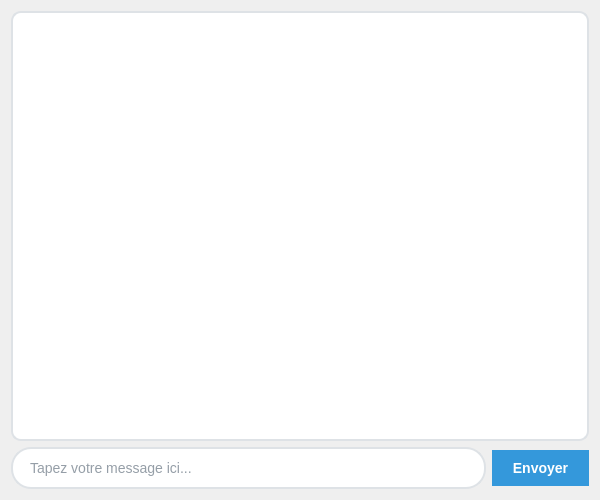
<?xml version="1.0" encoding="UTF-8"?>
<ui version="4.0">
 <class>ChatbotDialog</class>
 <widget class="QDialog" name="ChatbotDialog">
  <property name="geometry">
   <rect>
    <x>0</x>
    <y>0</y>
    <width>600</width>
    <height>500</height>
   </rect>
  </property>
  <property name="windowTitle">
   <string>🤖 Assistant Client</string>
  </property>
  <property name="styleSheet">
   <string notr="true">QDialog {
    background: qlineargradient(x1:0, y1:0, x2:1, y2:1,
                               stop:0 #dfe6e9, stop:1 #b2bec3);
}
QTextEdit {
    background-color: #ffffff;                    /* Blanc solide */
    color: #2c3e50;                              /* Texte foncé */
    border: 2px solid #dee2e6;
    border-radius: 10px;
    padding: 10px;
    font-size: 14px;
}

QTextEdit:focus {
    border-color: #3498db;
}

QLineEdit {
    background-color: #ffffff;                    /* Blanc solide */
    color: #2c3e50;                              /* Texte foncé */
    border: 2px solid #dee2e6;
    border-radius: 20px;
    padding: 10px 15px;
    font-size: 14px;
}

QLineEdit:focus {
    border-color: #3498db;
    background-color: #ffffff;
}

QPushButton {
    background-color: #3498DB;
    color: white;
    border: none;
    border-radius: 20px;
    padding: 10px 20px;
    font-weight: bold;
    font-size: 14px;
}

QPushButton:hover {
    background-color: #2980B9;
}

QPushButton:pressed {
    background-color: #21618C;
}

.message {
    margin: 10px 0;
    padding: 12px;
    border-radius: 15px;
    max-width: 80%;
}

.user-message {
    background-color: #3498DB;
    color: white;
    margin-left: auto;
    border-bottom-right-radius: 5px;
}

.bot-message {
    background-color: #E9ECEF;
    color: #2C3E50;
    margin-right: auto;
    border-bottom-left-radius: 5px;
}

.sender {
    font-size: 12px;
    opacity: 0.8;
    margin-bottom: 5px;
}

.time {
    font-size: 10px;
    opacity: 0.6;
}

.content {
    font-size: 14px;
    line-height: 1.4;
}</string>
  </property>
  <layout class="QVBoxLayout" name="verticalLayout">
   <item>
    <widget class="QTextEdit" name="chatDisplay">
     <property name="html">
      <string>&lt;!DOCTYPE HTML PUBLIC &quot;-//W3C//DTD HTML 4.0//EN&quot; &quot;http://www.w3.org/TR/REC-html40/strict.dtd&quot;&gt;
&lt;html&gt;&lt;head&gt;&lt;meta name=&quot;qrichtext&quot; content=&quot;1&quot; /&gt;&lt;style type=&quot;text/css&quot;&gt;
p, li { white-space: pre-wrap; }
&lt;/style&gt;&lt;/head&gt;&lt;body style=&quot; font-family:'Arial'; font-size:14px; font-weight:400; font-style:normal;&quot;&gt;
&lt;p style=&quot;-qt-paragraph-type:empty; margin-top:0px; margin-bottom:0px; margin-left:0px; margin-right:0px; -qt-block-indent:0; text-indent:0px;&quot;&gt;&lt;br /&gt;&lt;/p&gt;&lt;/body&gt;&lt;/html&gt;</string>
     </property>
     <property name="readOnly">
      <bool>true</bool>
     </property>
    </widget>
   </item>
   <item>
    <layout class="QHBoxLayout" name="horizontalLayout">
     <item>
      <widget class="QLineEdit" name="inputText">
       <property name="placeholderText">
        <string>Tapez votre message ici...</string>
       </property>
      </widget>
     </item>
     <item>
      <widget class="QPushButton" name="sendButton">
       <property name="text">
        <string>Envoyer</string>
       </property>
      </widget>
     </item>
    </layout>
   </item>
  </layout>
 </widget>
 <resources/>
 <connections/>
</ui>
